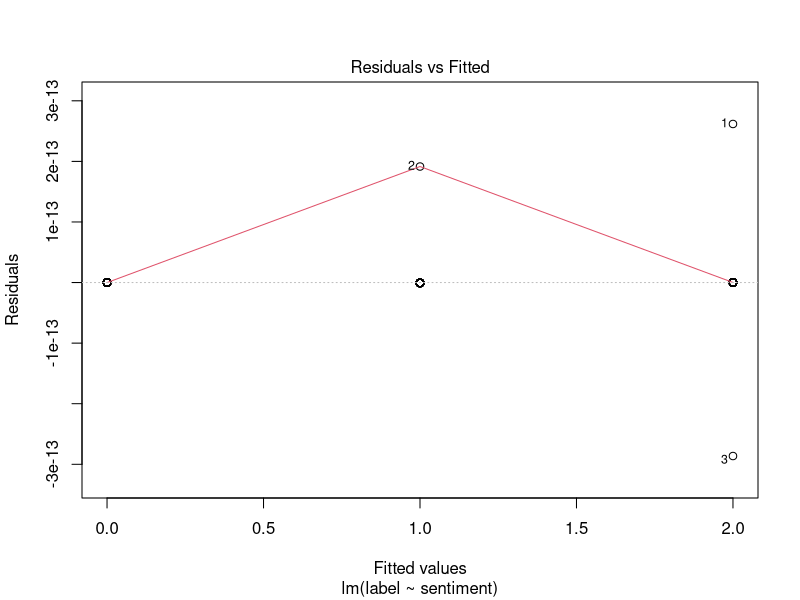
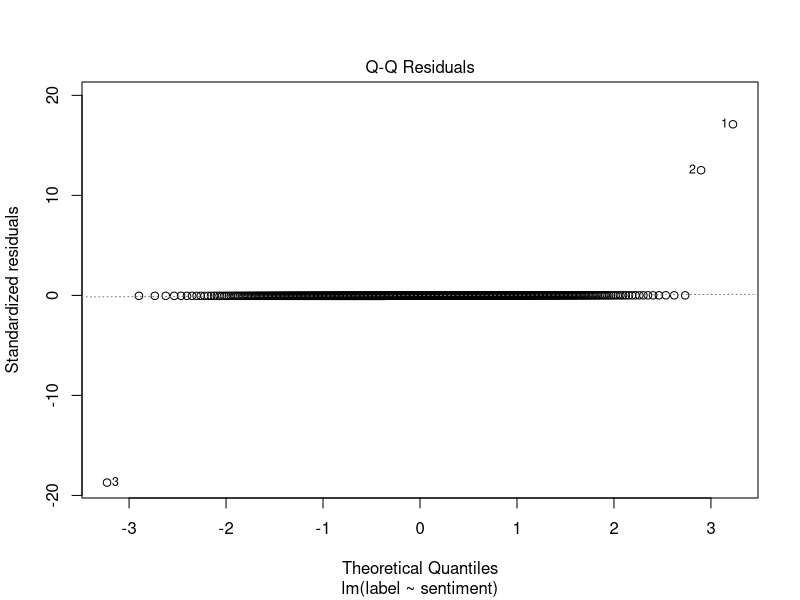
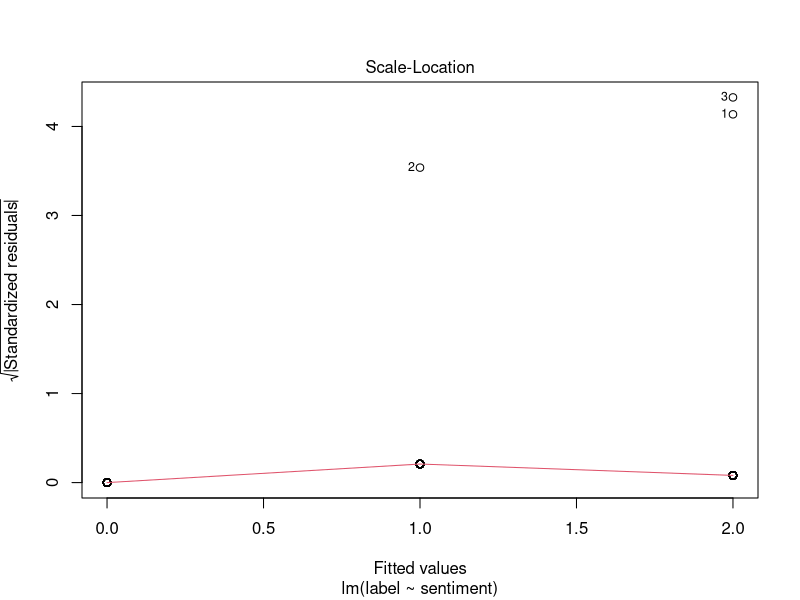
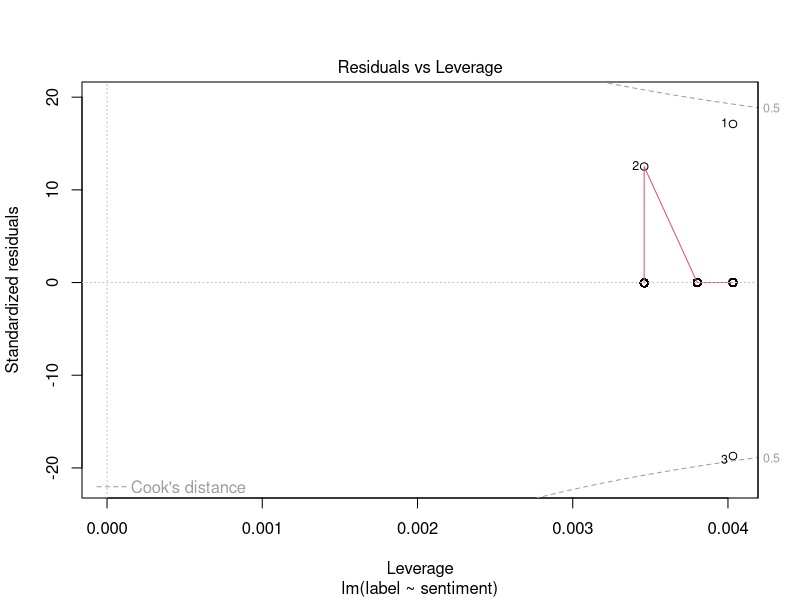
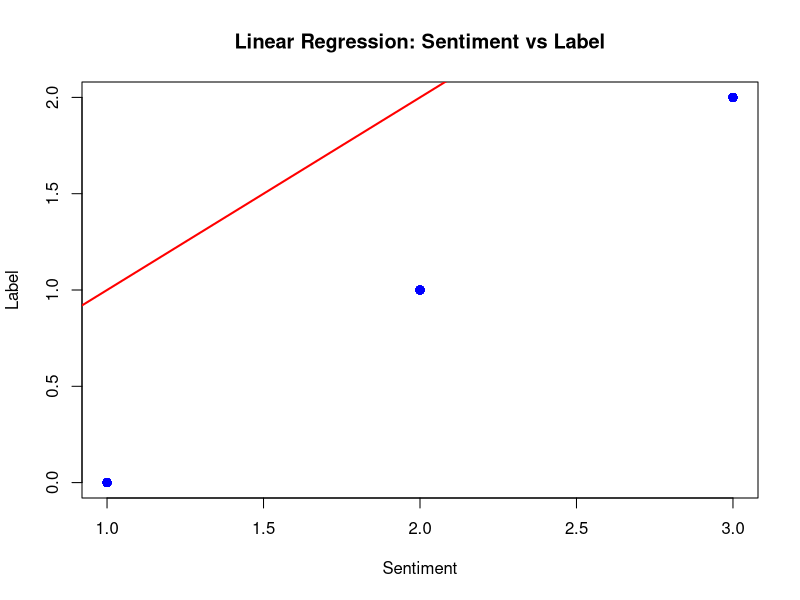
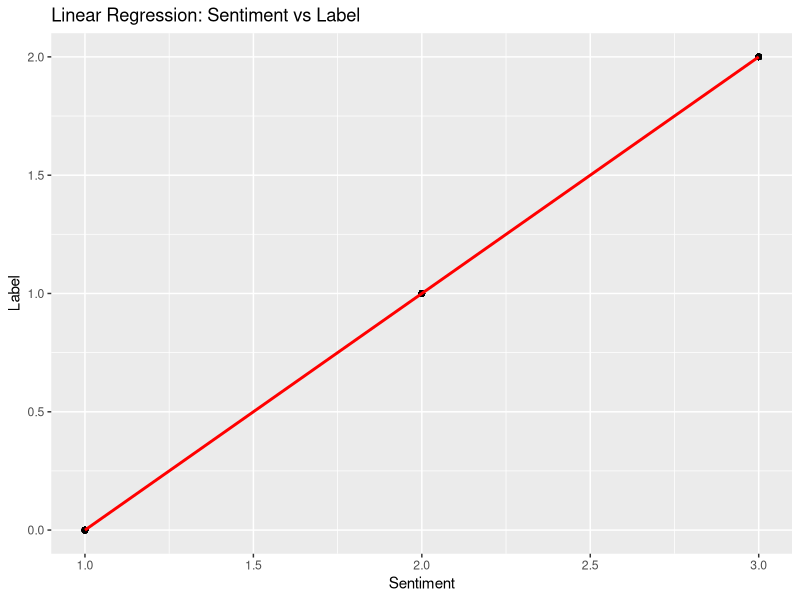

Reproduce these figures in R, in order.
# Set working directory and load the dataset
setwd("D:\\School Workspace\\Source Codes\\R Language\\Classifier")
df <- read.csv("train_df.csv")

# Inspect the structure of the data
str(df)

# Convert 'sentiment' to a factor variable (since it's categorical)
df$sentiment <- factor(df$sentiment, levels = c("negative", "neutral", "positive"))

# Split data into training and testing datasets
df_1000 <- df[1:1000, ]  # Select first 1000 rows
train_data <- df_1000[1:800, ]
test_data <- df_1000[801:1000, ]

# Summary of 'sentiment' count in the training data
sentiment_count <- table(as.factor(train_data$sentiment))
print(sentiment_count)

# Let's say we want to predict the 'label' column based on the 'sentiment' column
# Train a linear regression model
mod <- lm(label ~ sentiment, data = train_data)

# View summary of the linear model
summary(mod)

# Plot the linear regression model (diagnostic plots)
plot(mod)



# Create a scatter plot of the 'label' against 'sentiment'
# Convert 'sentiment' to a numeric factor for plotting
train_data$sentiment_numeric <- as.numeric(train_data$sentiment)

# Plot label vs sentiment
plot(train_data$sentiment_numeric, train_data$label, 
     xlab = "Sentiment", ylab = "Label", 
     main = "Linear Regression: Sentiment vs Label", 
     pch = 19, col = "blue")

# Add the regression line
abline(mod, col = "red", lwd = 2)  # This adds the regression line

# Alternatively, using ggplot2 for a more advanced plot
library(ggplot2)
ggplot(train_data, aes(x = sentiment_numeric, y = label)) +
  geom_point() +
  geom_smooth(method = "lm", se = FALSE, color = "red") +
  labs(title = "Linear Regression: Sentiment vs Label", x = "Sentiment", y = "Label")
